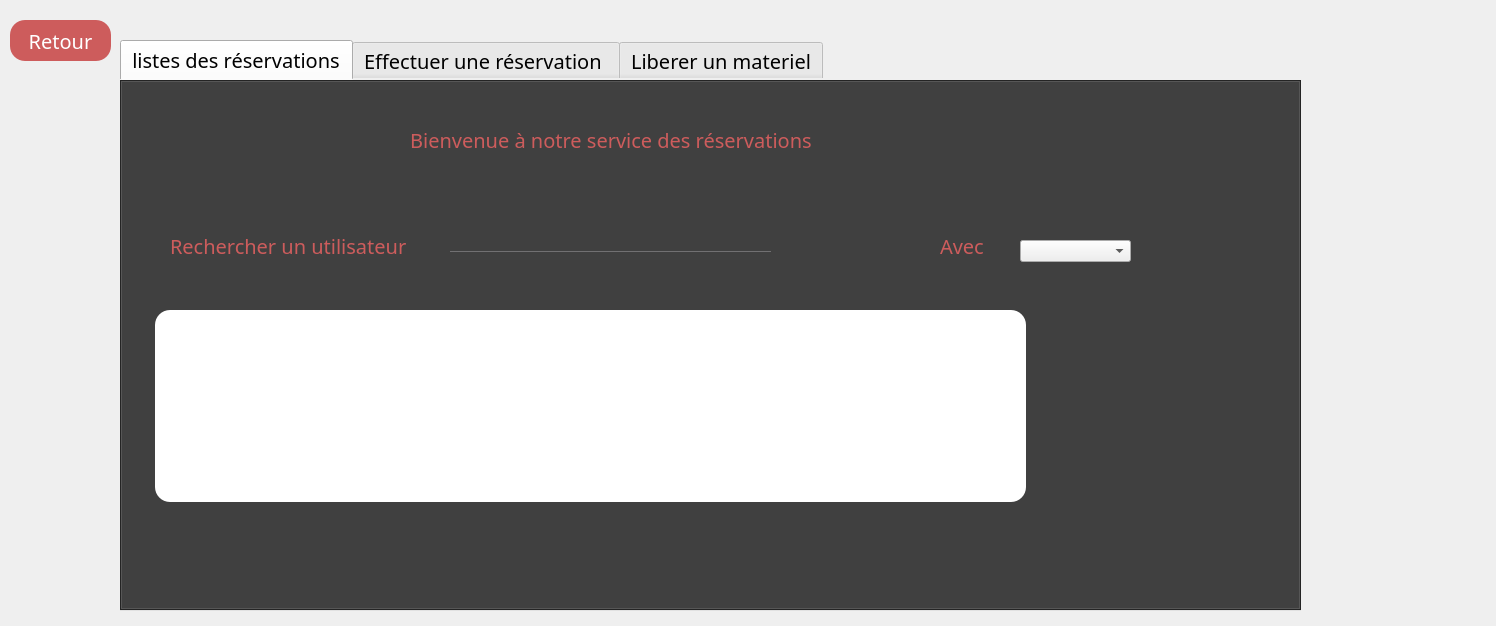
<?xml version="1.0" encoding="UTF-8"?>
<ui version="4.0">
 <class>Reservation</class>
 <widget class="QDialog" name="Reservation">
  <property name="geometry">
   <rect>
    <x>0</x>
    <y>0</y>
    <width>1496</width>
    <height>626</height>
   </rect>
  </property>
  <property name="windowTitle">
   <string>Dialog</string>
  </property>
  <property name="styleSheet">
   <string notr="true">*{
font-family:century gothic;
font-size :20px;

}
 QTabWidget{
background:#333;
border-radius:15px;
}

QLabel {
postion:center;
color :#CD5C5C;
}
QTableView {
background:white;
border-radius:15px;
font-size :20px;

}
QPushButton {
background: #CD5C5C;border:none;
color:white;
 border-radius: 15px;
}
QPushButton:hover
{ color:white;
 border-radius: 15px;
background-color :#F08080;border:none;
}</string>
  </property>
  <widget class="QTabWidget" name="tabWidget">
   <property name="geometry">
    <rect>
     <x>120</x>
     <y>40</y>
     <width>1181</width>
     <height>571</height>
    </rect>
   </property>
   <property name="currentIndex">
    <number>0</number>
   </property>
   <widget class="QWidget" name="tab">
    <attribute name="title">
     <string>listes des réservations</string>
    </attribute>
    <widget class="QLabel" name="label_5">
     <property name="geometry">
      <rect>
       <x>285</x>
       <y>50</y>
       <width>431</width>
       <height>20</height>
      </rect>
     </property>
     <property name="text">
      <string> Bienvenue à notre service des réservations</string>
     </property>
    </widget>
    <widget class="QTableView" name="tableView">
     <property name="geometry">
      <rect>
       <x>35</x>
       <y>230</y>
       <width>871</width>
       <height>192</height>
      </rect>
     </property>
    </widget>
    <widget class="QLineEdit" name="filter_line_2">
     <property name="geometry">
      <rect>
       <x>330</x>
       <y>150</y>
       <width>321</width>
       <height>22</height>
      </rect>
     </property>
     <property name="styleSheet">
      <string notr="true">QLineEdit{
background:transparent;
border:none;
color: #717072;
border-bottom:1px solid #717072;
}</string>
     </property>
    </widget>
    <widget class="QLabel" name="label_13">
     <property name="geometry">
      <rect>
       <x>50</x>
       <y>140</y>
       <width>241</width>
       <height>51</height>
      </rect>
     </property>
     <property name="text">
      <string>Rechercher un utilisateur</string>
     </property>
    </widget>
    <widget class="QLabel" name="label_14">
     <property name="geometry">
      <rect>
       <x>820</x>
       <y>140</y>
       <width>241</width>
       <height>51</height>
      </rect>
     </property>
     <property name="text">
      <string>Avec</string>
     </property>
    </widget>
    <widget class="QComboBox" name="comboBox">
     <property name="geometry">
      <rect>
       <x>900</x>
       <y>160</y>
       <width>111</width>
       <height>22</height>
      </rect>
     </property>
    </widget>
   </widget>
   <widget class="QWidget" name="tab_2">
    <attribute name="title">
     <string>Effectuer une réservation </string>
    </attribute>
    <widget class="QLabel" name="label_11">
     <property name="geometry">
      <rect>
       <x>290</x>
       <y>10</y>
       <width>431</width>
       <height>51</height>
      </rect>
     </property>
     <property name="text">
      <string>Les reservations : affectations des materiells </string>
     </property>
    </widget>
    <widget class="QLineEdit" name="etat">
     <property name="geometry">
      <rect>
       <x>270</x>
       <y>250</y>
       <width>211</width>
       <height>22</height>
      </rect>
     </property>
     <property name="styleSheet">
      <string notr="true">QLineEdit{
background:transparent;
border:none;
color: #717072;
border-bottom:1px solid #717072;
}</string>
     </property>
    </widget>
    <widget class="QPushButton" name="pushButton">
     <property name="geometry">
      <rect>
       <x>680</x>
       <y>220</y>
       <width>121</width>
       <height>51</height>
      </rect>
     </property>
     <property name="text">
      <string>Réserver</string>
     </property>
    </widget>
    <widget class="QLineEdit" name="code">
     <property name="geometry">
      <rect>
       <x>270</x>
       <y>100</y>
       <width>211</width>
       <height>22</height>
      </rect>
     </property>
     <property name="styleSheet">
      <string notr="true">QLineEdit{
background:transparent;
border:none;
color: #717072;
border-bottom:1px solid #717072;
}</string>
     </property>
    </widget>
    <widget class="QLabel" name="label">
     <property name="geometry">
      <rect>
       <x>20</x>
       <y>110</y>
       <width>211</width>
       <height>16</height>
      </rect>
     </property>
     <property name="text">
      <string>Code materiel</string>
     </property>
    </widget>
    <widget class="QLabel" name="label_4">
     <property name="geometry">
      <rect>
       <x>20</x>
       <y>260</y>
       <width>161</width>
       <height>16</height>
      </rect>
     </property>
     <property name="text">
      <string>Etat materiel</string>
     </property>
    </widget>
    <widget class="QLineEdit" name="cin">
     <property name="geometry">
      <rect>
       <x>270</x>
       <y>150</y>
       <width>211</width>
       <height>22</height>
      </rect>
     </property>
     <property name="styleSheet">
      <string notr="true">QLineEdit{
background:transparent;
border:none;
color: #717072;
border-bottom:1px solid #717072;
}</string>
     </property>
    </widget>
    <widget class="QLabel" name="label_2">
     <property name="geometry">
      <rect>
       <x>20</x>
       <y>150</y>
       <width>221</width>
       <height>31</height>
      </rect>
     </property>
     <property name="text">
      <string>Numéro CIN</string>
     </property>
    </widget>
    <widget class="QLabel" name="label_3">
     <property name="geometry">
      <rect>
       <x>20</x>
       <y>200</y>
       <width>221</width>
       <height>31</height>
      </rect>
     </property>
     <property name="text">
      <string>Periode de réservation</string>
     </property>
    </widget>
    <widget class="QLineEdit" name="periode">
     <property name="geometry">
      <rect>
       <x>270</x>
       <y>200</y>
       <width>211</width>
       <height>22</height>
      </rect>
     </property>
     <property name="styleSheet">
      <string notr="true">QLineEdit{
background:transparent;
border:none;
color: #717072;
border-bottom:1px solid #717072;
}</string>
     </property>
    </widget>
    <widget class="QTableView" name="tableView_2">
     <property name="geometry">
      <rect>
       <x>30</x>
       <y>320</y>
       <width>1101</width>
       <height>151</height>
      </rect>
     </property>
     <property name="styleSheet">
      <string notr="true">/*QTableView::item
{
anchors.fill: racesWindow
        width: 840
        height: 400
       
}
*/</string>
     </property>
    </widget>
   </widget>
   <widget class="QWidget" name="tab_3">
    <attribute name="title">
     <string>Liberer un materiel</string>
    </attribute>
    <widget class="QComboBox" name="comboBox_2">
     <property name="geometry">
      <rect>
       <x>400</x>
       <y>210</y>
       <width>401</width>
       <height>22</height>
      </rect>
     </property>
    </widget>
    <widget class="QPushButton" name="Submit_2">
     <property name="geometry">
      <rect>
       <x>460</x>
       <y>360</y>
       <width>221</width>
       <height>51</height>
      </rect>
     </property>
     <property name="styleSheet">
      <string notr="true">QPushButton {
background-color :#CD5C5C;border:none;
color:white;
border-radius:15px;
}</string>
     </property>
     <property name="text">
      <string>Libérer</string>
     </property>
    </widget>
    <widget class="QLabel" name="label_12">
     <property name="geometry">
      <rect>
       <x>350</x>
       <y>70</y>
       <width>431</width>
       <height>51</height>
      </rect>
     </property>
     <property name="text">
      <string>Libérer un materiel</string>
     </property>
    </widget>
    <widget class="QLabel" name="label_10">
     <property name="geometry">
      <rect>
       <x>60</x>
       <y>190</y>
       <width>271</width>
       <height>51</height>
      </rect>
     </property>
     <property name="text">
      <string>Entrer le code à barre</string>
     </property>
    </widget>
   </widget>
  </widget>
  <widget class="QPushButton" name="pushButton_2">
   <property name="geometry">
    <rect>
     <x>10</x>
     <y>20</y>
     <width>101</width>
     <height>41</height>
    </rect>
   </property>
   <property name="styleSheet">
    <string notr="true">QPushButton {
background-color :#CD5C5C;border:none;
color:white;
border-radius:15px;
}</string>
   </property>
   <property name="text">
    <string>Retour</string>
   </property>
  </widget>
 </widget>
 <resources/>
 <connections/>
</ui>
